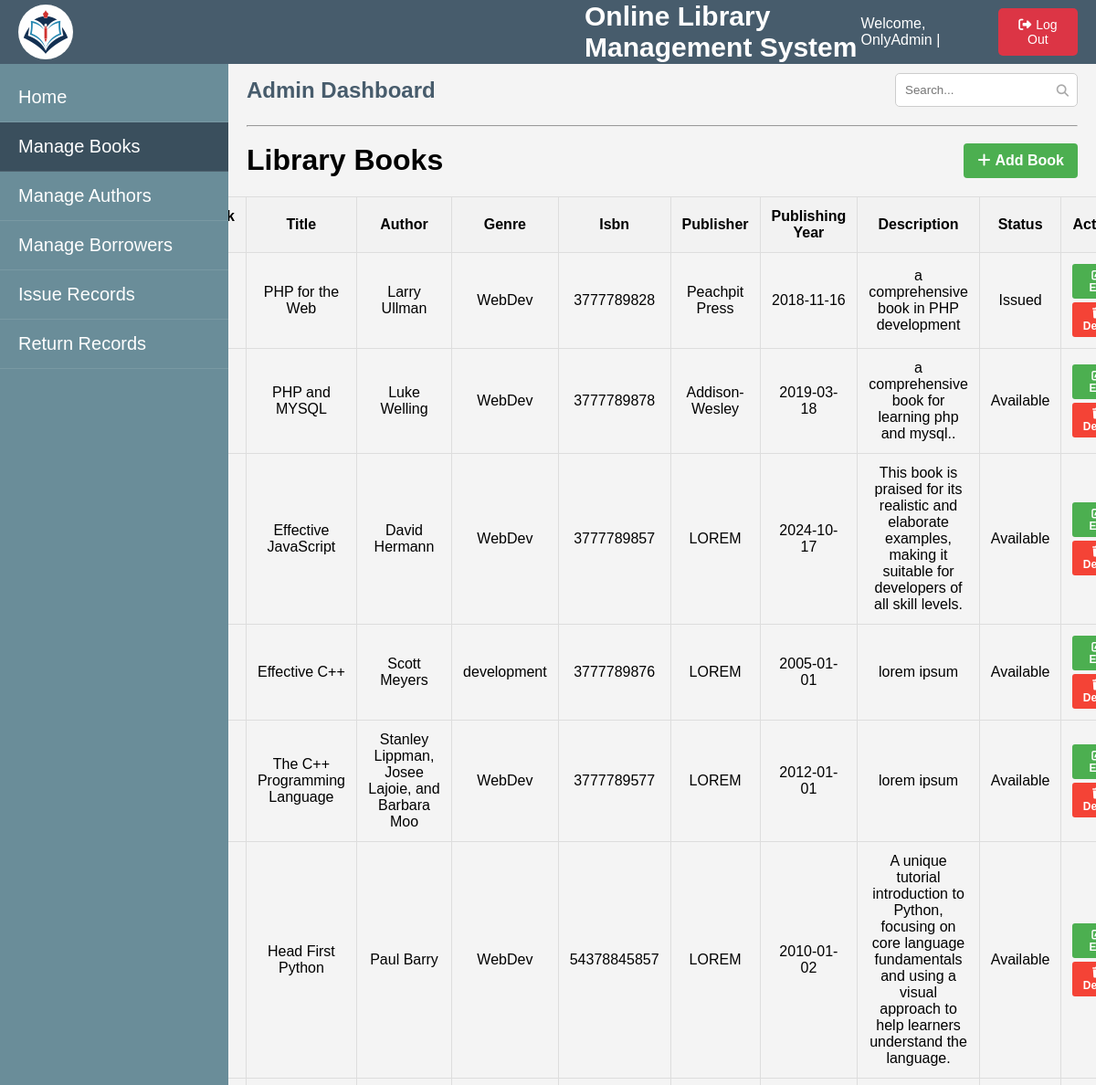
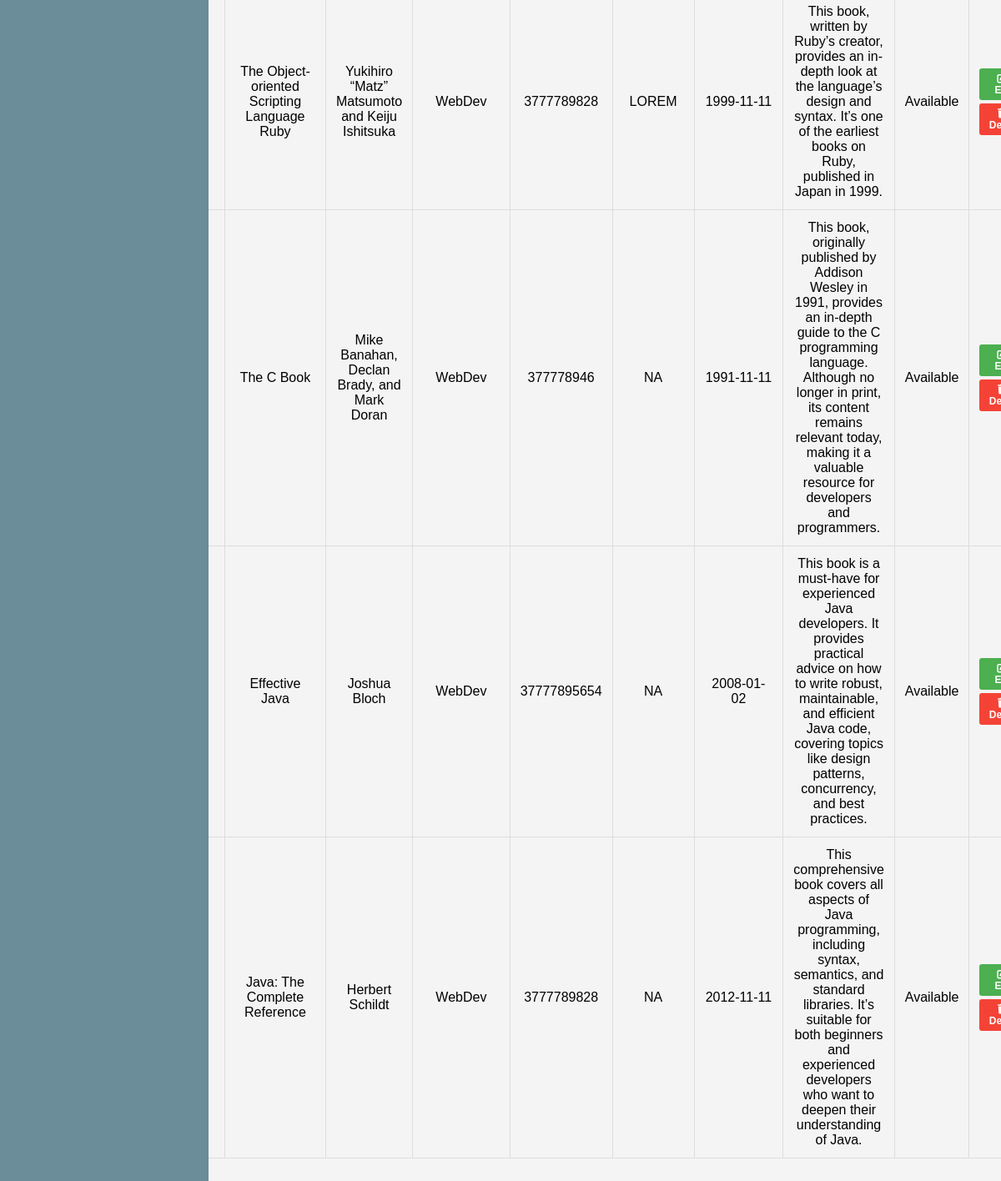
The page /manageBooks.php (signed in) on the database its author committed (2 pictures, top to bottom).
### tables this page shows
CREATE TABLE `books` (
  `id` int(11) NOT NULL,
  `book_title` varchar(255) NOT NULL,
  `author` varchar(255) NOT NULL,
  `genre` varchar(255) NOT NULL,
  `isbn` varchar(255) NOT NULL,
  `publisher` varchar(255) NOT NULL,
  `pub_year` date NOT NULL,
  `description` varchar(255) NOT NULL,
  `status` enum('Available','Issued') NOT NULL
);

### manageBooks.php (the view, shortened to what this page needs)
<?php
require('deleteBook.php');
?>
<!DOCTYPE html>
<html lang="en">
<head>
  <link rel="stylesheet" href="adminDashboard.css">
  <link rel="stylesheet" href="manageBooks.css">
</head>
<body>
  <div class="top-bar">
    <div class="logo">
      <img src="Lib_Logo.jpg" alt="Library Logo">
      <span class="library-name">Online Library Management System</span>
    </div>
    <div class="admin-info">
      <span class="admin-name">Welcome, <?php echo $_SESSION['AdminLoginId']; ?> |</span>
      <form method="post">
      <button class="logout-btn" name="adminLogout"><i class="fa-solid fa-right-from-bracket"></i>Log Out</button>
      </form>
    </div>
  </div>
  <div class="sidebar">
    <ul>
        <li><a href="adminDashboard.php">Home</a></li>
        <li style="background-color:#3a4f5d;font-size:20px"><a href="manageBooks.php" >Manage Books</a></li>
        <li><a href="manageAuthor.php">Manage Authors</a></li>
        <li><a href="manageBorrower.php">Manage Borrowers</a></li>
        <li><a href="issueRecord.php">Issue Records</a></li>
        <li><a href="returnRecord.php">Return Records</a></li>
    </ul>
  </div>
  <div class="main-content">
  <div class="dashboard-header">
    <h1>Admin Dashboard</h1>
    <div class="search-container">
      <form method="post">
      <input type="text" class="search-box" placeholder="Search..." name="search" required>
      <button class="search-button" type="submit" name="submit" style="z-index:1;"><i class="fa-solid fa-magnifying-glass"></i></button>
      </form>
    </div>
  </div>
  <hr><br>
  <div class="action-buttons" style="display: flex; justify-content: space-between; gap: 10px;">
  <h1>Library Books</h1>
    <form action="addBooks.php" method="post">
    <button class="btn" id="addBookBtn" name="addBooks"><i class="fa-solid fa-plus" style="margin-right:5px"></i>Add Book</button>
    </form>
  </div>
  <section class="box" id="book-section">
  <?php
  if(isset($_POST['submit'])){
    $searchTerm = mysqli_real_escape_string($con, $_POST['search']);
    $res = mysqli_query($con, "SELECT * FROM books WHERE book_title LIKE '%$searchTerm%'");
    if(mysqli_num_rows($res) == 0){
      echo "<p>No book found with such name.</p>";
    } else {
      echo "<table class='books-table'>
              <thead>
                <tr>
                  <th>Book ID</th>
                  <th>Title</th>
                  <th>Author</th>
                  <th>Genre</th>
                  <th>Isbn</th>
                  <th>Publisher</th>
                  <th>Publishing Year</th>
                  <th>Description</th>
                  <th>Status</th>
                  <th>Actions</th>
                </tr>
              </thead>
              <tbody>";
      while ($row = mysqli_fetch_assoc($res)) {
        echo "<tr>
                <td>{$row['id']}</td>
                <td>{$row['book_title']}</td>
                <td>{$row['author']}</td>
                <td>{$row['genre']}</td>
                <td>{$row['isbn']}</td>
                <td>{$row['publisher']}</td>
                <td>{$row['pub_year']}</td>
                <td class='max'>{$row['description']}</td>
                <td>{$row['status']}</td>
                <td>
                  <form action='editBook.php' method='post' style='margin-bottom:4px'>
                    <input type='hidden' name='book_id' value='{$row['id']}'>
                    <button class='edit-btn' name='updateBook'><i class='fa-solid fa-pen-to-square'></i>Edit</button>
                  </form>
                  <form action='deleteBook.php' method='post'>
                    <input type='hidden' name='book_id' value='{$row['id']}'>
                    <button class='delete-btn' name='deleteBook'><i class='fa-solid fa-trash'></i>Delete</button>
                  </form>
                </td>
              </tr>";
      }
      echo "</tbody></table>";
    }
  } else {
    $res = mysqli_query($con, "SELECT * FROM books");
    if (mysqli_num_rows($res) > 0) {
      echo "<table class='books-table'>
              <thead>
                <tr>
                  <th>Book ID</th>
                  <th>Title</th>
                  <th>Author</th>
                  <th>Genre</th>
                  <th>Isbn</th>
                  <th>Publisher</th>
                  <th>Publishing Year</th>
                  <th>Description</th>
                  <th>Status</th>
                  <th>Actions</th>
                </tr>
              </thead>
              <tbody>";
      while ($row = mysqli_fetch_assoc($res)) {
        echo "<tr>
                <td>{$row['id']}</td>
                <td>{$row['book_title']}</td>
                <td>{$row['author']}</td>
                <td>{$row['genre']}</td>
                <td>{$row['isbn']}</td>
                <td>{$row['publisher']}</td>
                <td>{$row['pub_year']}</td>
                <td class='max'>{$row['description']}</td>
                <td>{$row['status']}</td>
                <td>
                  <form action='editBook.php' method='post' style='margin-bottom:4px'>
                    <input type='hidden' name='book_id' value='{$row['id']}'>
                    <button class='edit-btn' name='updateBook'><i class='fa-solid fa-pen-to-square'></i>Edit</button>
                  </form>
                  <form action='deleteBook.php' method='post'>
                    <input type='hidden' name='book_id' value='{$row['id']}'>
                    <button class='delete-btn' name='deleteBook'><i class='fa-solid fa-trash'></i>Delete</button>
                  </form>
                </td>
              </tr>";
      }
      echo "</tbody></table>";
    } else {
      echo "<p>No books found in the library.</p>";
    }
  }
  ?>
  </section>
</div>
</body>
</html>

### adminDashboard.css (style rules this page uses)
* { margin: 0; padding: 0; box-sizing: border-box; }
body { font-family: Arial, sans-serif; background-color: #f4f4f4; }
:root { --primary-color: #475c6c; --primary-hover: #3a4f5d; --secondary-color: #f4f4f4; --text-color: #ffffff; --button-color: #dc3545; --button-hover: #b32d3b; --submenu-bg: #5f7383; }
.top-bar { display: flex; justify-content: space-between; align-items: center; background-color: var(--primary-color); color: var(--text-color); padding: 10px 20px; position: fixed; top: 0; left: 0; width: 100%; height: 70px; z-index: 1; }
.top-bar .logo { display: flex; align-items: center; }
.top-bar .logo img { width: 60px; height: 60px; margin-right: 10px; border-radius: 50%; }
.top-bar .library-name { font-size: 30px; margin-left: 550px; font-weight: bold; }
.top-bar .admin-info { display: flex; align-items: center; gap: 20px; }
.top-bar .admin-info .admin-name { font-size: 16px; }
.top-bar .admin-info .logout-btn { background-color: var(--button-color); padding: 10px 20px; color: var(--text-color); border: none; cursor: pointer; border-radius: 5px; font-size: 14px; transition: background-color 0.3s ease; }
.sidebar { position: fixed; top: 60px; left: 0; width: 250px; height: 100vh; background-color: #6a8d99; color: var(--text-color); padding-top: 20px; }
.sidebar ul { list-style-type: none; padding: 0; font-size: 20px; }
.sidebar ul li { padding: 15px 20px; border-bottom: 1px solid rgba(255, 255, 255, 0.1); cursor: pointer; transition: background-color 0.3s ease; }
.sidebar ul li a { color: var(--text-color); text-decoration: none; }
.main-content { margin-left: 250px; padding: 80px 20px; height: 100vh; overflow-y: auto; position: relative; }
.dashboard-header { display: flex; justify-content: space-between; align-items: center; margin-bottom: 20px; }
.dashboard-header h1 { font-size: 24px; color: var(--primary-color); }
.search-container { position: relative; width: 200px; }
.search-box { padding: 10px 40px 10px 10px; border: 1px solid #ccc; border-radius: 5px; width: 100%; }
.search-button { position: absolute; right: 10px; top: 50%; transform: translateY(-50%); background: transparent; border: none; cursor: pointer; outline: none; padding: 0; }
.search-button i { color: #aaa; }
.box { display: flex; flex-direction: row; gap: 50px; }
.admin-info .logout-btn i { margin-right:5px; }

### manageBooks.css (style rules this page uses)
.action-buttons .btn { padding: 10px 15px; background-color: #4CAF50; color: white; border: none; cursor: pointer; font-size: 16px; font-weight: 600; border-radius: 4px; }
.books-table { width: 100%; border-collapse: collapse; margin-top: 20px; }
.books-table th, .books-table td { padding: 12px; border: 1px solid #ddd; text-align: center; }
.books-table th { background-color: #f2f2f2; font-weight: bold; }
.max { max-width: 250px; overflow-wrap: break-word; word-wrap: break-word; }
.edit-btn, .delete-btn { padding: 5px 10px; color: white; border: none; border-radius: 3px; cursor: pointer; font-size: 12px; font-weight: 600; }
.edit-btn { background-color: #4CAF50; }
.delete-btn { background-color: #f44336; }
section.box { display: flex; flex-direction: row; width: 100%; justify-content: center; align-items: center; }
.edit-btn i, .delete-btn i { margin-right: 5px; }

### rows shown on the page
books: book_title "PHP for the Web", author "Larry Ullman", genre "WebDev", isbn "3777789828", publisher "Peachpit Press", pub_year "2018-11-16", description "a comprehensive book in PHP development", status "Issued"
books: book_title "PHP and MYSQL", author "Luke Welling", genre "WebDev", isbn "3777789878", publisher "Addison-Wesley", pub_year "2019-03-18", description "a comprehensive book for learning php and mysql..", status "Available"
books: book_title "Effective JavaScript", author "David Hermann", genre "WebDev", isbn "3777789857", publisher "LOREM", pub_year "2024-10-17", description "This book is praised for its realistic and elaborate examples, making it suitable for developers of all skill levels.", status "Available"
books: book_title "Effective C++", author "Scott Meyers", genre "development", isbn "3777789876", publisher "LOREM", pub_year "2005-01-01", description "lorem ipsum", status "Available"
books: book_title "The C++ Programming Language", author "Stanley Lippman, Josee Lajoie, and Barbara Moo", genre "WebDev", isbn "3777789577", publisher "LOREM", pub_year "2012-01-01", description "lorem ipsum", status "Available"
books: book_title "Head First Python", author "Paul Barry", genre "WebDev", isbn "54378845857", publisher "LOREM", pub_year "2010-01-02", description "A unique tutorial introduction to Python, focusing on core language fundamentals and using a visual approach to help learners understand the language.", status "Available"
books: book_title "The Object-oriented Scripting Language Ruby", author "Yukihiro “Matz” Matsumoto and Keiju Ishitsuka", genre "WebDev", isbn "3777789828", publisher "LOREM", pub_year "1999-11-11", description "This book, written by Ruby’s creator, provides an in-depth look at the language’s design and syntax. It’s one of the earliest books on Ruby, published in Japan in 1999.", status "Available"
books: book_title "The C Book", author "Mike Banahan, Declan Brady, and Mark Doran", genre "WebDev", isbn "377778946", publisher "NA", pub_year "1991-11-11", description "This book, originally published by Addison Wesley in 1991, provides an in-depth guide to the C programming language. Although no longer in print, its content remains relevant today, making it a valuable resource for developers and programmers.", status "Available"
books: book_title "Effective Java", author "Joshua Bloch", genre "WebDev", isbn "37777895654", publisher "NA", pub_year "2008-01-02", description "This book is a must-have for experienced Java developers. It provides practical advice on how to write robust, maintainable, and efficient Java code, covering topics like design patterns, concurrency, and best practices.", status "Available"
books: book_title "Java: The Complete Reference", author "Herbert Schildt", genre "WebDev", isbn "3777789828", publisher "NA", pub_year "2012-11-11", description "This comprehensive book covers all aspects of Java programming, including syntax, semantics, and standard libraries. It’s suitable for both beginners and experienced developers who want to deepen their understanding of Java.", status "Available"

### other values the page prints
$_SESSION['AdminLoginId'] "OnlyAdmin"
